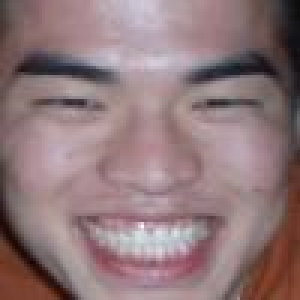
#> input picture GoogleColab/test/test_0012_aligned.jpg, 100 x 100 px, found by its file name (shown 3 times larger); its folder holds 4 pictures in this run
$ jupyter execute --allow-errors test_function.ipynb   (shell and % lines are left out)   (older library calls are emulated)
#> lines starting #> are read from the running program, lines starting #| are printed output that depends on the picture
# Google colab setup

[cell 1]
from google.colab import drive
drive.mount('/content/drive', force_remount=True)

[cell 2]
import os
GOOGLE_DRIVE_PATH_AFTER_MYDRIVE = 'Colab Notebooks/computerVision/Cw'
GOOGLE_DRIVE_PATH = os.path.join('drive', 'My Drive', GOOGLE_DRIVE_PATH_AFTER_MYDRIVE)
#> (the rest of this cell did not finish here and is left out)

# Introduction
This file implements the EmotionRecognition funtion that that allows to
visualise qualitative results (i.e., predictions) obtained with the different models on the test set images

4 random images from the test set must be displayed together with the
model’s predictions and the ground-truth labels.

it can also be used for Facial Emotion Recognition on images “in the wild”.

Trained models that are available are HOG-SVM, HOG-MLP, HOG-Random Forest, SIFT-SVM, SIFT-MLP and SIFT-Random Forest

[cell 3]
from joblib import load
from sklearn.utils import shuffle
import matplotlib.pyplot as plt
import os
import numpy as np
from skimage.feature import hog
from sklearn import svm, metrics
from skimage import img_as_ubyte, io, color
import cv2

# EmotionRecognition()

the EmotionRecognition function takes 2 parameter syntax being path_to_testset is a string pointing at the test set of the provided dataset and
model_type is a string used to select a given model

[cell 4]
### EMOTIONRECOGNITION FUNCTION###
# model type : "HOG-SVM" "HOG-MLP", "HOG-RFC", "SIFT-SVM", "SIFT-MLP", "SIFT-RFC"

def EmotionRecognition(path_to_testset, model_type):
#> called with model_type = 'HOG-SVM'
  path= path_to_testset
  print("1= Surprise, 2= Fear, 3= Disgust, 4= Happiness, 5= Sadness, 6= Anger, 7= Neutral")

#### LOAD THE DATASET ######
  test_images=[]
  test_labels=[]
  #predicted= []
  for file in sorted(os.listdir(path)):
    if file.endswith('.txt'):
      data = np.genfromtxt(path + '/' + file)    #txt file to np
      labels = data[:,1]
      labels = labels.astype(int)    #convert label to int
      test_labels = labels.tolist()   #add to the label list
    if file.endswith('.jpg'):
      image = io.imread(os.path.join(path,file))     #read the image
#> image is the input picture: shape (100, 100, 3); mean R, G, B 143.9, 119.8, 122.5
      test_images.append(image)    #add it to the images list

  # shuffle for randomnness
  if len(test_labels)==0 :
    test_images = shuffle(test_images)
  else:
    test_images, test_labels = shuffle(test_images,test_labels)

### HOG MODELS ####
  if model_type.startswith('HOG'):
    #extracts hog features of 4 random images
    X_test = []
    #y_test = []

    for i in range(4):
      image = test_images[i]
      HOG_des, HOG_image = hog(image, orientations=8, pixels_per_cell=(16, 16),
                    cells_per_block=(1, 1), visualize=True, multichannel=True)
      X_test.append(HOG_des)
#> this loop made 4 passes
#> pass 1, in EmotionRecognition, `HOG_des, HOG_image = hog(image, orientations=8, pixels_per_cell=(16, 1..`:
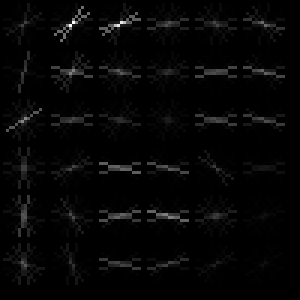
#> HOG_image: shape (100, 100) float64 (shown 3 times larger); min 0, max 48.67, mean 1.1; drawn with min black and max white
#> pass 2, in EmotionRecognition, `image = test_images[i]`:
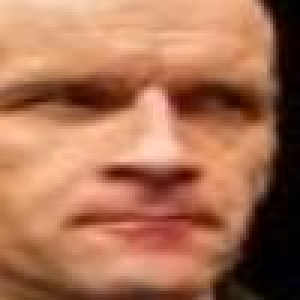
#> image: shape (100, 100, 3) (shown 3 times larger); mean R, G, B 168.8, 112.3, 83.7
#> pass 2, in EmotionRecognition, `HOG_des, HOG_image = hog(image, orientations=8, pixels_per_cell=(16, 1..`:
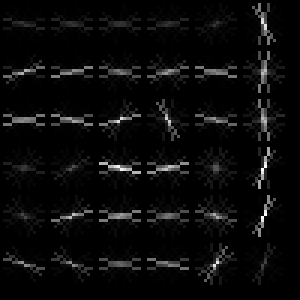
#> HOG_image: shape (100, 100) float64 (shown 3 times larger); min 0, max 25.36, mean 1; drawn with min black and max white
#> pass 3, in EmotionRecognition, `HOG_des, HOG_image = hog(image, orientations=8, pixels_per_cell=(16, 1..`:
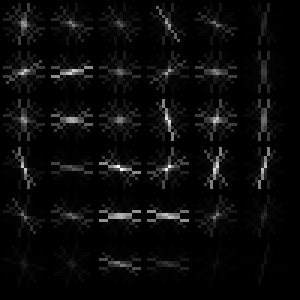
#> HOG_image: shape (100, 100) float64 (shown 3 times larger); min 0, max 13.79, mean 0.531; drawn with min black and max white

    #load and test the selected classifer
    if model_type == 'HOG-SVM':
      #load the classifer
      classifier = load('drive/My Drive/Colab Notebooks/computerVision/Cw/HOG_SVM.joblib')
      predicted = classifier.predict(X_test).tolist()
      print("Model: HOG-SVM")


    if model_type == 'HOG-MLP':
      classifier = load('drive/My Drive/Colab Notebooks/computerVision/Cw/HOG_MLP.joblib')
      predicted = classifier.predict(X_test).tolist()
      print("Model: HOG-MLP")

    if model_type == 'HOG-RFC':
      classifier = load('drive/My Drive/Colab Notebooks/computerVision/Cw/HOG_RFC.joblib')
      predicted = classifier.predict(X_test).tolist()
      print("Model: HOG-Random Forest Classifier")

######## SIFT MODELS #################
  if model_type.startswith('SIFT'):

    #load teh saved Kmeans
    Kmeans = load('drive/My Drive/Colab Notebooks/computerVision/Cw/Kmeans.joblib')

    #extract SIFT fetaures of 4 random images
    sift = cv2.SIFT_create()
    SIFT_descriptors = []
    #SIFT_labels = []
    for i in range(4):
      img= img_as_ubyte(color.rgb2gray(test_images[i]))
      kp, des = sift.detectAndCompute(img,None)
      SIFT_descriptors.append(des)
      #SIFT_labels.append(test_labels[i])

    # histogram codewords
    hist_list=[]
    k = 70
    for des in SIFT_descriptors:

      hist = np.zeros(k)
      idx= Kmeans.predict(des)

      for j in idx:
        hist[j] = hist[j] + (1/len(des))
      hist_list.append(hist)


    X_test = np.vstack(hist_list)
    #test_labels = SIFT_labels
    #load and test the selected classifer

    if model_type=='SIFT-SVM':

      classifier = load('drive/My Drive/Colab Notebooks/computerVision/Cw/SIFT_SVM')
      predicted = classifier.predict(X_test).tolist()
      print("Model: SIFT-SVM")

    if model_type == 'SIFT-MLP':
      classifier = load('drive/My Drive/Colab Notebooks/computerVision/Cw/SIFT_MLP')
      predicted = classifier.predict(X_test).tolist()
      print("Model: SIFT-MLP")

    if model_type == 'SIFT-RFC':
      classifier = load('drive/My Drive/Colab Notebooks/computerVision/Cw/SIFT_RFC')
      predicted = classifier.predict(X_test).tolist()
      print("Model: SIFT-Random Forest Classifier")

  fig, ax = plt.subplots(1, 4, figsize=(10, 8), sharey=True)

  for i in range(4):
    ax[i].imshow(test_images[i])
    if len(test_labels) == 0:
      ax[i].set_title(f'Prediction: {predicted[i]}')
    else:
      ax[i].set_title(f'Prediction: {predicted[i]}\n Ground Truth: {test_labels[i]}')
    ax[i].set_axis_off()


  fig.tight_layout()
  plt.show()

# Test on test set

#> (a cell that did not finish here is left out)

#> (a cell that did not finish here is left out)

#> the loop in EmotionRecognition (call 2), `for i in range(4):` made 4 passes
#> pass 1, in EmotionRecognition (call 2), `HOG_des, HOG_image = hog(image, orientations=8, pixels_per_cell=(16, 1..`:
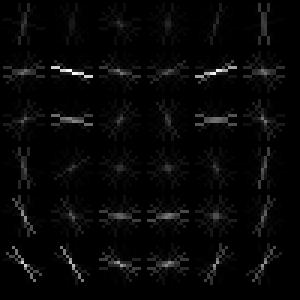
#> HOG_image: shape (100, 100) float64 (shown 3 times larger); min 0, max 31.39, mean 0.9; drawn with min black and max white

#> (a cell that did not finish here is left out)


#> (a cell that did not finish here is left out)
